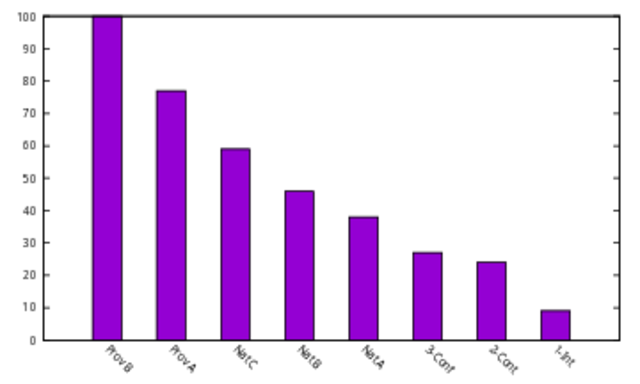

Write gnuplot code to recreate this figure.
set terminal pdf fontscale 0.4  background rgb "#ffffffff"
set output "max-grade.pdf"

set auto x
set style data histogram
set style histogram cluster gap 1
set style fill solid border -1
set boxwidth 0.9
set xtic rotate by -45 scale 0
plot "max-grade.dat" using 4:xtic(1) notitle
